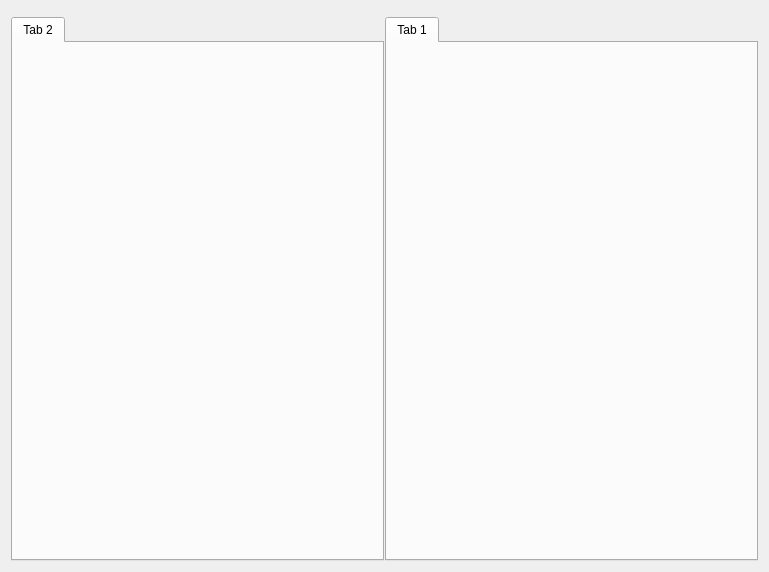
<?xml version="1.0" encoding="UTF-8"?>
<ui version="4.0">
 <class>ReqFormWidget</class>
 <widget class="QWidget" name="ReqFormWidget">
  <property name="geometry">
   <rect>
    <x>0</x>
    <y>0</y>
    <width>769</width>
    <height>572</height>
   </rect>
  </property>
  <property name="windowTitle">
   <string>Form</string>
  </property>
  <layout class="QGridLayout" name="gridLayout">
   <item row="0" column="0">
    <layout class="QVBoxLayout" name="verticalLayout_4">
     <property name="spacing">
      <number>6</number>
     </property>
     <item>
      <widget class="ReqFirstLineWidget" name="firstLineWidget" native="true">
       <property name="sizePolicy">
        <sizepolicy hsizetype="Preferred" vsizetype="Minimum">
         <horstretch>0</horstretch>
         <verstretch>0</verstretch>
        </sizepolicy>
       </property>
      </widget>
     </item>
     <item>
      <widget class="QSplitter" name="splitter">
       <property name="sizePolicy">
        <sizepolicy hsizetype="Expanding" vsizetype="Expanding">
         <horstretch>0</horstretch>
         <verstretch>0</verstretch>
        </sizepolicy>
       </property>
       <property name="orientation">
        <enum>Qt::Orientation::Horizontal</enum>
       </property>
       <property name="handleWidth">
        <number>1</number>
       </property>
       <widget class="QWidget" name="verticalLayoutWidget">
        <layout class="QVBoxLayout" name="verticalLayout">
         <item>
          <widget class="QTabWidget" name="tabWidgetReq">
           <widget class="QWidget" name="tab_2">
            <attribute name="title">
             <string>Tab 2</string>
            </attribute>
           </widget>
          </widget>
         </item>
        </layout>
       </widget>
       <widget class="QWidget" name="verticalLayoutWidget_2">
        <layout class="QVBoxLayout" name="verticalLayout_2">
         <item>
          <widget class="QTabWidget" name="tabWidgetResp">
           <widget class="QWidget" name="tab_3">
            <attribute name="title">
             <string>Tab 1</string>
            </attribute>
           </widget>
          </widget>
         </item>
        </layout>
       </widget>
      </widget>
     </item>
    </layout>
   </item>
  </layout>
 </widget>
 <customwidgets>
  <customwidget>
   <class>ReqFirstLineWidget</class>
   <extends>QWidget</extends>
   <header>components/reqfirstlinewidget.h</header>
   <container>1</container>
  </customwidget>
 </customwidgets>
 <resources/>
 <connections/>
</ui>
